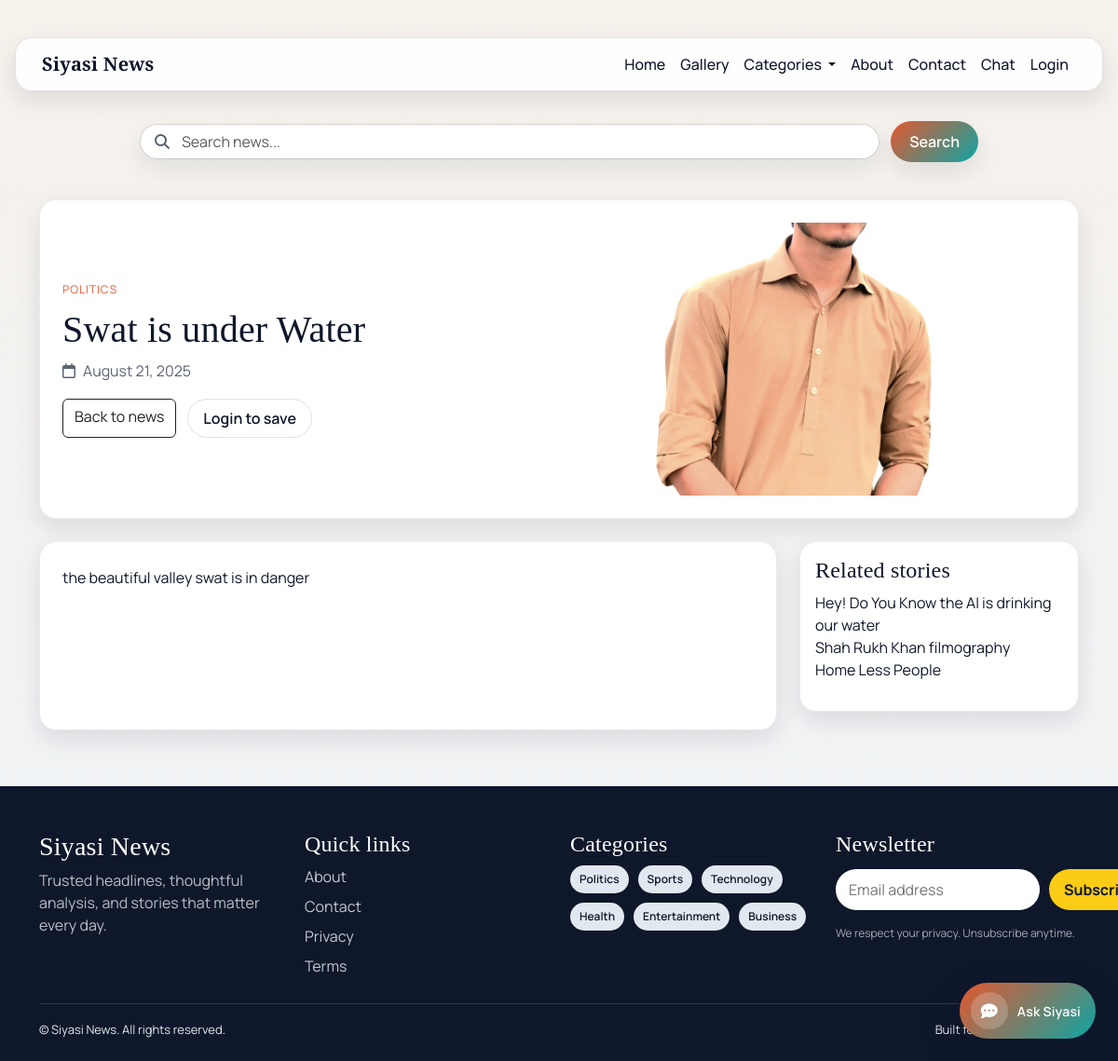
Page /article/3/ on the committed database.
### News/models.py (models this page shows, shortened)
class NewsArticle(models.Model):
    categories = [
        ("Politics", "Politics"),
        ("Sports", "Sports"),
        ("Technology", "Technology"),
        ("Health", "Health"),
        ("Entertainment", "Entertainment"),
        ("Business", "Business"),
        ("World", "World"),
        ("Science", "Science"),
        ("Travel", "Travel"),
        ("Lifestyle", "Lifestyle"),
        ("Education", "Education"),
        ("Environment", "Environment"),
        ("Opinion", "Opinion"),
        ("Culture", "Culture"),
        ("Food", "Food"),
        ("Fashion", "Fashion"),
        ("History", "History"),
        ("Music", "Music"),
        ("Art", "Art"),
        ("Religion", "Religion"),
        ("Other", "Other"),
    ]
    title = models.CharField(max_length=200)
    content = HTMLField()
    images = models.ImageField(upload_to="news_images/", blank=True, null=True)
    published_at = models.DateTimeField(auto_now_add=True)
    category = models.CharField(max_length=50, choices=categories, default="Other")

### News/views.py (the view)
# urls.py: path('article/<int:pk>/', views.article_detail, name='article_detail'),
def article_detail(request, pk):
    article = get_object_or_404(NewsArticle, pk=pk)
    related_articles = NewsArticle.objects.filter(category__iexact=article.category).exclude(pk=pk).order_by("-published_at")[:6]
    is_saved = False
    if request.user.is_authenticated:
        is_saved = SavedArticle.objects.filter(user=request.user, article=article).exists()
    return render(request, "news/article_detail.html", {
        "article": article,
        "related_articles": related_articles,
        "is_saved": is_saved,
    })

### News/context_processors.py (called while the page is built)
def categories_processor(request):
    categories = [cat[0] for cat in NewsArticle.categories]
    return {'categories':categories}

### News/templates/news/article_detail.html
﻿{% extends 'news/base.html' %}
{% block content %}
<section class="article-hero">
  <div class="article-hero-grid">
    <div class="article-hero-text">
      <span class="article-category">{{ article.category }}</span>
      <h1>{{ article.title }}</h1>
      <p class="article-meta">
        <i class="fa-regular fa-calendar"></i>
        {{ article.published_at|date:"F d, Y" }}
      </p>
      <div class="article-actions">
        <a href="{% url 'home' %}" class="btn btn-outline-dark">Back to news</a>
        {% if user.is_authenticated %}
          <form method="post" action="{% url 'toggle_save_article' article.pk %}">
            {% csrf_token %}
            <input type="hidden" name="next" value="{{ request.path }}">
            <button type="submit" class="btn save-btn">
              {% if is_saved %}Saved{% else %}Save for later{% endif %}
            </button>
          </form>
        {% else %}
          <a href="{% url 'login' %}" class="btn save-btn">Login to save</a>
        {% endif %}
      </div>
    </div>
    <div class="article-hero-media">
      {% if article.images %}
        <img src="{{ article.images.url }}" alt="{{ article.title }}">
      {% else %}
        <div class="hero-placeholder">
          <i class="fa-regular fa-newspaper"></i>
          <span>No image available</span>
        </div>
      {% endif %}
    </div>
  </div>
</section>
<section class="article-body">
  <div class="article-content">
    {{ article.content|safe }}
  </div>
  <aside class="article-aside">
    <div class="sidebar-box">
      <h4>Related stories</h4>
      <ul class="list-unstyled">
        {% for item in related_articles %}
          <li><a href="{% url 'article_detail' item.pk %}">{{ item.title|truncatechars:60 }}</a></li>
        {% empty %}
          <li>No related stories yet.</li>
        {% endfor %}
      </ul>
    </div>
  </aside>
</section>
{% endblock %}

### News/static/News/css/style.css (style rules this page uses)
:root { --bg: #f6f1eb; --bg-2: #eef3f8; --ink: #0f172a; --muted: #5b6472; --accent: #e4572e; --accent-2: #0ea5a4; --card: #ffffff; --border: rgba(15, 23, 42, 0.12); --shadow-sm: 0 10px 24px rgba(15, 23, 42, 0.1); --shadow-lg: 0 18px 45px rgba(15, 23, 42, 0.16); --radius: 18px; }
* { box-sizing: border-box; }
img { max-width: 100%; height: auto; display: block; }
body { background: linear-gradient(180deg, var(--bg) 0%, var(--bg-2) 100%); color: var(--ink); font-family: 'Manrope', sans-serif; min-height: 100vh; overflow-x: hidden; }
h1, h2, h3, h4, .navbar-brand { font-family: 'Playfair Display', serif; letter-spacing: 0.2px; }
.sidebar-box { background: var(--card); padding: 16px; border-radius: var(--radius); box-shadow: var(--shadow-sm); margin-bottom: 20px; border: 1px solid rgba(15, 23, 42, 0.08); }
.article-hero { background: var(--card); border-radius: var(--radius); padding: 24px; box-shadow: var(--shadow-sm); border: 1px solid rgba(15, 23, 42, 0.08); margin-bottom: 24px; }
.article-hero-grid { display: grid; grid-template-columns: repeat(auto-fit, minmax(280px, 1fr)); gap: 24px; align-items: center; }
.article-category { display: inline-block; text-transform: uppercase; letter-spacing: 1px; font-size: 12px; color: var(--accent); margin-bottom: 10px; }
.article-meta { color: var(--muted); display: flex; gap: 8px; align-items: center; margin-bottom: 18px; }
.article-actions { display: flex; flex-wrap: wrap; gap: 12px; margin-top: 16px; }
.article-hero-media img { width: 100%; border-radius: var(--radius); aspect-ratio: 16 / 9; object-fit: cover; }
.save-btn { border-radius: 999px; border: 1px solid var(--border); background: #fff; color: var(--ink); padding: 8px 16px; font-weight: 600; }
.article-body { display: grid; grid-template-columns: minmax(0, 1fr) 300px; gap: 24px; margin-bottom: 40px; }
.article-content { background: var(--card); border-radius: var(--radius); padding: 24px; box-shadow: var(--shadow-sm); border: 1px solid rgba(15, 23, 42, 0.08); line-height: 1.8; }
.article-aside .sidebar-box a { text-decoration: none; color: var(--ink); }

### rows in the picture
NewsArticle: category "POLITICS", title "Swat is under Water", published_at "August 21, 2025", images (picture), content "the beautiful valley swat is in danger"
NewsArticle: title "Hey! Do You Know the AI is drinking our water"
NewsArticle: title "Shah Rukh Khan filmography"
NewsArticle: title "Home Less People"

### other values in the picture
{{ category }} "Politics" "Sports" "Technology" "Health" "Entertainment" "Business"
